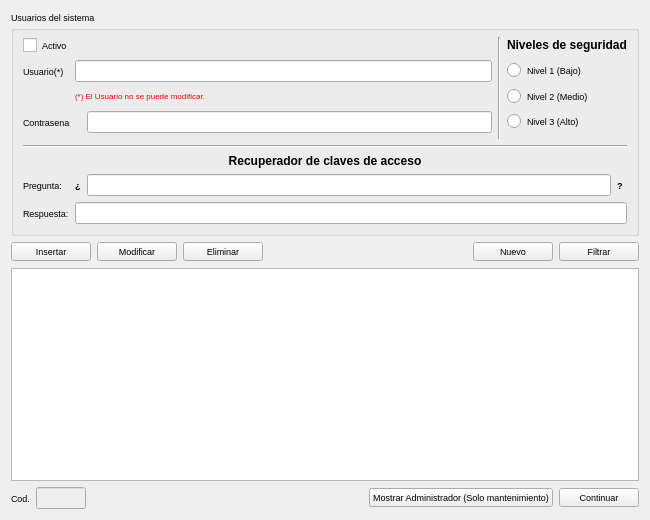
<?xml version="1.0" encoding="UTF-8"?>
<ui version="4.0">
 <class>claves</class>
 <widget class="QWidget" name="claves">
  <property name="geometry">
   <rect>
    <x>0</x>
    <y>0</y>
    <width>650</width>
    <height>520</height>
   </rect>
  </property>
  <property name="minimumSize">
   <size>
    <width>650</width>
    <height>520</height>
   </size>
  </property>
  <property name="maximumSize">
   <size>
    <width>650</width>
    <height>520</height>
   </size>
  </property>
  <property name="font">
   <font>
    <pointsize>7</pointsize>
   </font>
  </property>
  <property name="windowTitle">
   <string>Introducir usuarios y clave</string>
  </property>
  <property name="windowIcon">
   <iconset resource="recoverdrake.qrc">
    <normaloff>:/Imagenes/usuario.png</normaloff>:/Imagenes/usuario.png</iconset>
  </property>
  <property name="styleSheet">
   <string notr="true"/>
  </property>
  <layout class="QGridLayout" name="gridLayout_3">
   <item row="3" column="0">
    <widget class="QLabel" name="label_3">
     <property name="text">
      <string>Cod.</string>
     </property>
    </widget>
   </item>
   <item row="3" column="1">
    <widget class="QLineEdit" name="lineEdit_3">
     <property name="enabled">
      <bool>false</bool>
     </property>
     <property name="maximumSize">
      <size>
       <width>50</width>
       <height>16777215</height>
      </size>
     </property>
    </widget>
   </item>
   <item row="3" column="2">
    <spacer name="horizontalSpacer_2">
     <property name="orientation">
      <enum>Qt::Horizontal</enum>
     </property>
     <property name="sizeHint" stdset="0">
      <size>
       <width>40</width>
       <height>20</height>
      </size>
     </property>
    </spacer>
   </item>
   <item row="3" column="3">
    <widget class="QPushButton" name="pushButton_7">
     <property name="text">
      <string>Mostrar Administrador (Solo mantenimiento)</string>
     </property>
     <property name="icon">
      <iconset resource="recoverdrake.qrc">
       <normaloff>:/Imagenes/nucleo.png</normaloff>:/Imagenes/nucleo.png</iconset>
     </property>
     <property name="iconSize">
      <size>
       <width>25</width>
       <height>25</height>
      </size>
     </property>
    </widget>
   </item>
   <item row="3" column="4">
    <widget class="QPushButton" name="pushButton_4">
     <property name="text">
      <string>Continuar</string>
     </property>
     <property name="icon">
      <iconset resource="recoverdrake.qrc">
       <normaloff>:/Imagenes/good.png</normaloff>:/Imagenes/good.png</iconset>
     </property>
     <property name="iconSize">
      <size>
       <width>25</width>
       <height>25</height>
      </size>
     </property>
    </widget>
   </item>
   <item row="2" column="0" colspan="5">
    <widget class="QTableView" name="tableView">
     <property name="alternatingRowColors">
      <bool>true</bool>
     </property>
     <property name="selectionBehavior">
      <enum>QAbstractItemView::SelectRows</enum>
     </property>
     <property name="sortingEnabled">
      <bool>true</bool>
     </property>
    </widget>
   </item>
   <item row="1" column="0" colspan="5">
    <layout class="QGridLayout" name="gridLayout">
     <item row="0" column="0">
      <widget class="QPushButton" name="pushButton">
       <property name="text">
        <string>Insertar</string>
       </property>
       <property name="icon">
        <iconset resource="recoverdrake.qrc">
         <normaloff>:/Imagenes/good.png</normaloff>:/Imagenes/good.png</iconset>
       </property>
       <property name="iconSize">
        <size>
         <width>25</width>
         <height>25</height>
        </size>
       </property>
      </widget>
     </item>
     <item row="0" column="1">
      <widget class="QPushButton" name="pushButton_2">
       <property name="text">
        <string>Modificar</string>
       </property>
       <property name="icon">
        <iconset resource="recoverdrake.qrc">
         <normaloff>:/Imagenes/sustituir.png</normaloff>:/Imagenes/sustituir.png</iconset>
       </property>
       <property name="iconSize">
        <size>
         <width>25</width>
         <height>25</height>
        </size>
       </property>
      </widget>
     </item>
     <item row="0" column="2">
      <widget class="QPushButton" name="pushButton_3">
       <property name="text">
        <string>Eliminar</string>
       </property>
       <property name="icon">
        <iconset resource="recoverdrake.qrc">
         <normaloff>:/Imagenes/bad.png</normaloff>:/Imagenes/bad.png</iconset>
       </property>
       <property name="iconSize">
        <size>
         <width>25</width>
         <height>25</height>
        </size>
       </property>
      </widget>
     </item>
     <item row="0" column="3">
      <spacer name="horizontalSpacer">
       <property name="orientation">
        <enum>Qt::Horizontal</enum>
       </property>
       <property name="sizeHint" stdset="0">
        <size>
         <width>40</width>
         <height>20</height>
        </size>
       </property>
      </spacer>
     </item>
     <item row="0" column="4">
      <widget class="QPushButton" name="pushButton_6">
       <property name="text">
        <string>Nuevo</string>
       </property>
       <property name="icon">
        <iconset resource="recoverdrake.qrc">
         <normaloff>:/Imagenes/borrar.png</normaloff>:/Imagenes/borrar.png</iconset>
       </property>
       <property name="iconSize">
        <size>
         <width>25</width>
         <height>25</height>
        </size>
       </property>
      </widget>
     </item>
     <item row="0" column="5">
      <widget class="QPushButton" name="pushButton_5">
       <property name="text">
        <string>Filtrar</string>
       </property>
       <property name="icon">
        <iconset resource="recoverdrake.qrc">
         <normaloff>:/Imagenes/embudo.png</normaloff>:/Imagenes/embudo.png</iconset>
       </property>
       <property name="iconSize">
        <size>
         <width>25</width>
         <height>25</height>
        </size>
       </property>
      </widget>
     </item>
    </layout>
   </item>
   <item row="0" column="0" colspan="5">
    <widget class="QGroupBox" name="groupBox">
     <property name="title">
      <string>Usuarios del sistema</string>
     </property>
     <layout class="QGridLayout" name="gridLayout_2">
      <item row="0" column="4" rowspan="5">
       <widget class="Line" name="line_2">
        <property name="orientation">
         <enum>Qt::Vertical</enum>
        </property>
       </widget>
      </item>
      <item row="0" column="5" colspan="2">
       <widget class="QLabel" name="label_4">
        <property name="text">
         <string>&lt;!DOCTYPE HTML PUBLIC &quot;-//W3C//DTD HTML 4.0//EN&quot; &quot;http://www.w3.org/TR/REC-html40/strict.dtd&quot;&gt;
&lt;html&gt;&lt;head&gt;&lt;meta name=&quot;qrichtext&quot; content=&quot;1&quot; /&gt;&lt;style type=&quot;text/css&quot;&gt;
p, li { white-space: pre-wrap; }
&lt;/style&gt;&lt;/head&gt;&lt;body style=&quot; font-family:'Sans Serif'; font-size:9pt; font-weight:400; font-style:normal;&quot;&gt;
&lt;p style=&quot; margin-top:0px; margin-bottom:0px; margin-left:0px; margin-right:0px; -qt-block-indent:0; text-indent:0px;&quot;&gt;&lt;span style=&quot; font-weight:600;&quot;&gt;Niveles de seguridad&lt;/span&gt;&lt;/p&gt;&lt;/body&gt;&lt;/html&gt;</string>
        </property>
       </widget>
      </item>
      <item row="1" column="0" colspan="2">
       <widget class="QLabel" name="label">
        <property name="text">
         <string>Usuario(*)</string>
        </property>
       </widget>
      </item>
      <item row="1" column="2" colspan="2">
       <widget class="QLineEdit" name="lineEdit"/>
      </item>
      <item row="1" column="5">
       <widget class="QRadioButton" name="radioButton">
        <property name="text">
         <string>Nivel 1 (Bajo)</string>
        </property>
       </widget>
      </item>
      <item row="2" column="2" colspan="2">
       <widget class="QLabel" name="label_8">
        <property name="text">
         <string>&lt;!DOCTYPE HTML PUBLIC &quot;-//W3C//DTD HTML 4.0//EN&quot; &quot;http://www.w3.org/TR/REC-html40/strict.dtd&quot;&gt;
&lt;html&gt;&lt;head&gt;&lt;meta name=&quot;qrichtext&quot; content=&quot;1&quot; /&gt;&lt;style type=&quot;text/css&quot;&gt;
p, li { white-space: pre-wrap; }
&lt;/style&gt;&lt;/head&gt;&lt;body style=&quot; font-family:'Sans Serif'; font-size:9pt; font-weight:400; font-style:normal;&quot;&gt;
&lt;p style=&quot; margin-top:0px; margin-bottom:0px; margin-left:0px; margin-right:0px; -qt-block-indent:0; text-indent:0px;&quot;&gt;&lt;span style=&quot; font-size:6pt; color:#ff0000;&quot;&gt;(*) El Usuario no se puede modificar.&lt;/span&gt;&lt;/p&gt;&lt;/body&gt;&lt;/html&gt;</string>
        </property>
       </widget>
      </item>
      <item row="2" column="5">
       <widget class="QRadioButton" name="radioButton_2">
        <property name="text">
         <string>Nivel 2 (Medio)</string>
        </property>
       </widget>
      </item>
      <item row="3" column="0" colspan="3">
       <widget class="QLabel" name="label_2">
        <property name="text">
         <string>Contrasena</string>
        </property>
       </widget>
      </item>
      <item row="3" column="3">
       <widget class="QLineEdit" name="lineEdit_2"/>
      </item>
      <item row="3" column="5">
       <widget class="QRadioButton" name="radioButton_3">
        <property name="text">
         <string>Nivel 3 (Alto)</string>
        </property>
       </widget>
      </item>
      <item row="5" column="0" rowspan="3" colspan="7">
       <widget class="Line" name="line">
        <property name="orientation">
         <enum>Qt::Horizontal</enum>
        </property>
       </widget>
      </item>
      <item row="9" column="0" colspan="2">
       <widget class="QLabel" name="label_5">
        <property name="text">
         <string>Pregunta:</string>
        </property>
       </widget>
      </item>
      <item row="9" column="2">
       <widget class="QLabel" name="label_9">
        <property name="styleSheet">
         <string notr="true">font: 12pt &quot;Sans Serif&quot;;
font: bold;</string>
        </property>
        <property name="text">
         <string>¿</string>
        </property>
       </widget>
      </item>
      <item row="9" column="3" colspan="3">
       <widget class="QLineEdit" name="lineEdit_4"/>
      </item>
      <item row="9" column="6">
       <widget class="QLabel" name="label_10">
        <property name="maximumSize">
         <size>
          <width>10</width>
          <height>16777215</height>
         </size>
        </property>
        <property name="styleSheet">
         <string notr="true">font: 12pt &quot;Sans Serif&quot;;
font: bold;</string>
        </property>
        <property name="text">
         <string>?</string>
        </property>
       </widget>
      </item>
      <item row="10" column="0" colspan="2">
       <widget class="QLabel" name="label_6">
        <property name="text">
         <string>Respuesta:</string>
        </property>
       </widget>
      </item>
      <item row="10" column="2" colspan="5">
       <widget class="QLineEdit" name="lineEdit_5"/>
      </item>
      <item row="8" column="0" colspan="7">
       <widget class="QLabel" name="label_7">
        <property name="text">
         <string>&lt;!DOCTYPE HTML PUBLIC &quot;-//W3C//DTD HTML 4.0//EN&quot; &quot;http://www.w3.org/TR/REC-html40/strict.dtd&quot;&gt;
&lt;html&gt;&lt;head&gt;&lt;meta name=&quot;qrichtext&quot; content=&quot;1&quot; /&gt;&lt;style type=&quot;text/css&quot;&gt;
p, li { white-space: pre-wrap; }
&lt;/style&gt;&lt;/head&gt;&lt;body style=&quot; font-family:'Sans Serif'; font-size:9pt; font-weight:400; font-style:normal;&quot;&gt;
&lt;p align=&quot;center&quot; style=&quot; margin-top:0px; margin-bottom:0px; margin-left:0px; margin-right:0px; -qt-block-indent:0; text-indent:0px;&quot;&gt;&lt;span style=&quot; font-weight:600;&quot;&gt;Recuperador de claves de acceso&lt;/span&gt;&lt;/p&gt;&lt;/body&gt;&lt;/html&gt;</string>
        </property>
       </widget>
      </item>
      <item row="0" column="0" colspan="4">
       <widget class="QCheckBox" name="checkBox">
        <property name="text">
         <string>Activo</string>
        </property>
       </widget>
      </item>
     </layout>
    </widget>
   </item>
  </layout>
 </widget>
 <resources>
  <include location="recoverdrake.qrc"/>
 </resources>
 <connections/>
 <slots>
  <slot>Insertar()</slot>
  <slot>Modificar()</slot>
  <slot>Eliminar()</slot>
 </slots>
</ui>
